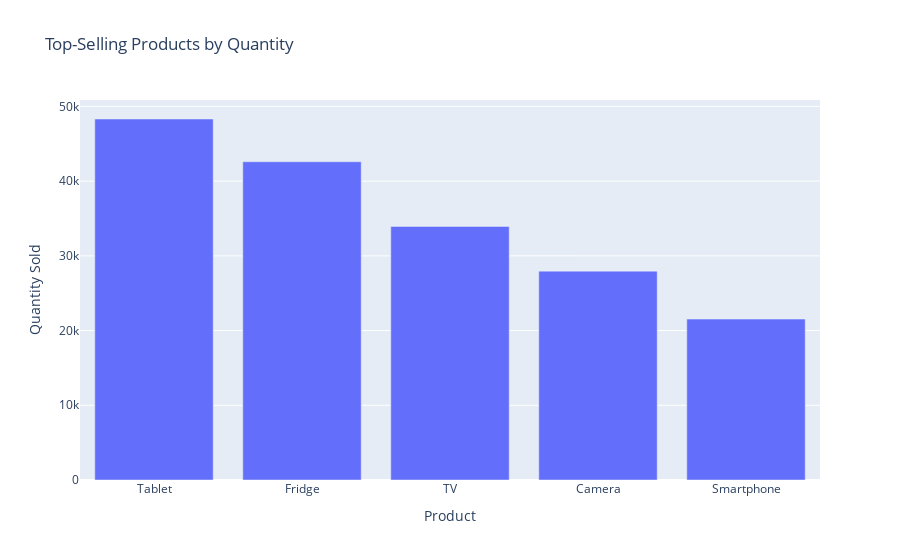
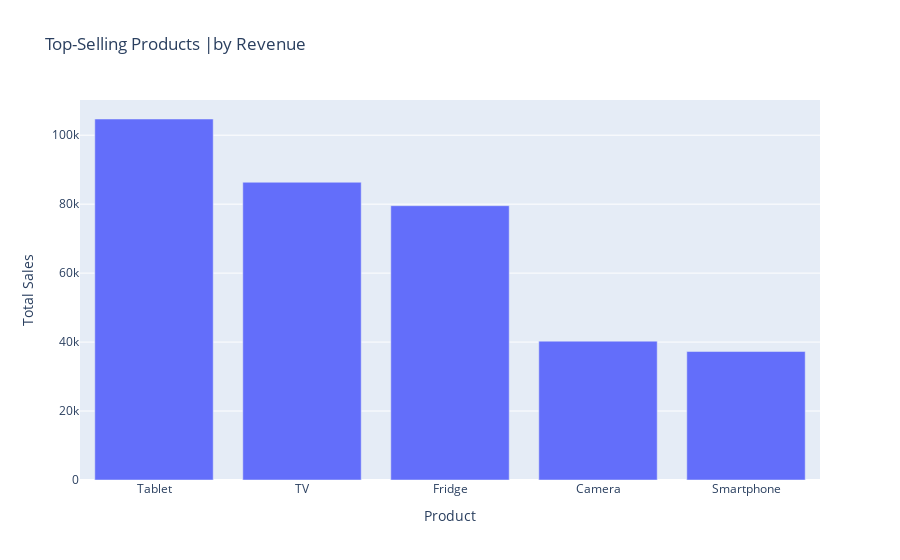

The notebook cell these images were saved under, in order:
### Code cell
try:
    # 1. Top-Selling Products
    top_products_quantity = df.groupby('product_name')['quantity_sold'].sum().nlargest(5).reset_index()
    top_products_revenue = df.groupby('product_name')['total_sales'].sum().nlargest(5).reset_index()

    fig1 = px.bar(top_products_quantity, x='product_name', y='quantity_sold', title='Top-Selling Products by Quantity', labels={'quantity_sold': 'Quantity Sold', 'product_name': 'Product'})
    fig2 = px.bar(top_products_revenue, x='product_name', y='total_sales', title='Top-Selling Products |by Revenue', labels={'total_sales': 'Total Sales', 'product_name': 'Product'})
    fig1.show()
    fig2.show()
except Exception as e:
    print(f"Error encountered: {e}")

### Figure 1 — Plotly figure (JSON) as saved in the notebook; plotly's stock layout.template omitted (floating-point values rounded to 4 significant figures)
{"data": [{"alignmentgroup": "True", "hovertemplate": "Product=%{x}<br>Quantity Sold=%{y}<extra></extra>", "legendgroup": "", "marker": {"color": "#636efa", "pattern": {"shape": ""}}, "name": "", "offsetgroup": "", "orientation": "v", "showlegend": false, "textposition": "auto", "type": "bar", "x": ["Tablet", "Fridge", "TV", "Camera", "Smartphone"], "xaxis": "x", "y": [48317, 42591, 33939, 27956, 21538], "yaxis": "y"}], "layout": {"autosize": true, "barmode": "relative", "legend": {"tracegroupgap": 0}, "title": {"text": "Top-Selling Products by Quantity"}, "xaxis": {"anchor": "y", "autorange": true, "domain": [0, 1], "range": [-0.5, 4.5], "title": {"text": "Product"}, "type": "category"}, "yaxis": {"anchor": "x", "autorange": true, "domain": [0, 1], "range": [0, 50860], "title": {"text": "Quantity Sold"}, "type": "linear"}}}

### Figure 2 — Plotly figure (JSON) as saved in the notebook; plotly's stock layout.template omitted (floating-point values rounded to 4 significant figures)
{"data": [{"alignmentgroup": "True", "hovertemplate": "Product=%{x}<br>Total Sales=%{y}<extra></extra>", "legendgroup": "", "marker": {"color": "#636efa", "pattern": {"shape": ""}}, "name": "", "offsetgroup": "", "orientation": "v", "showlegend": false, "textposition": "auto", "type": "bar", "x": ["Tablet", "TV", "Fridge", "Camera", "Smartphone"], "xaxis": "x", "y": [104700.0, 86360.0, 79550.0, 40280.0, 37260.0], "yaxis": "y"}], "layout": {"autosize": true, "barmode": "relative", "legend": {"tracegroupgap": 0}, "title": {"text": "Top-Selling Products |by Revenue"}, "xaxis": {"anchor": "y", "autorange": true, "domain": [0, 1], "range": [-0.5, 4.5], "title": {"text": "Product"}, "type": "category"}, "yaxis": {"anchor": "x", "autorange": true, "domain": [0, 1], "range": [0, 110200.0], "title": {"text": "Total Sales"}, "type": "linear"}}}
